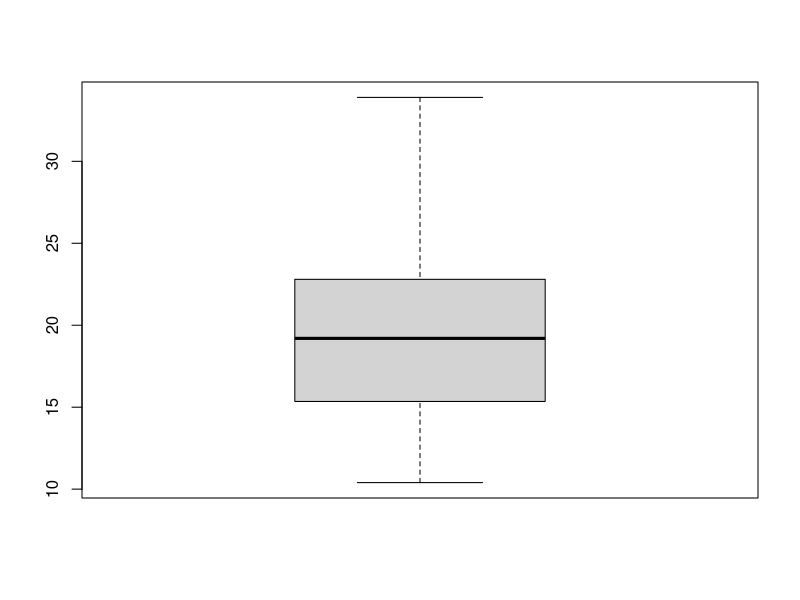

Write R code to recreate this figure.
#Codigo para problema 1

dim(mtcars)

mis_dades <-mtcars

mis_dades

mean(mis_dades$qsec)#promig

x <- mis_dades$qsec
sum(x)/length(x) #promig

x <- mis_dades$drat

sort(x)
median(x)
quantile(x,0.25)
quantile(x,0.75)

quantile(mis_dades$mpg,0.18)

quantile(mis_dades$mpg,0.75)-quantile(mis_dades$mpg,0.25)#IQR = q de 0,75 - q de 0,25
IQR(mis_dades$mpg)

boxplot(mis_dades$mpg)
IQR(mis_dades$cyl)
sd(mis_dades$cyl) #desviacio corregida
var(mis_dades$qsec)
